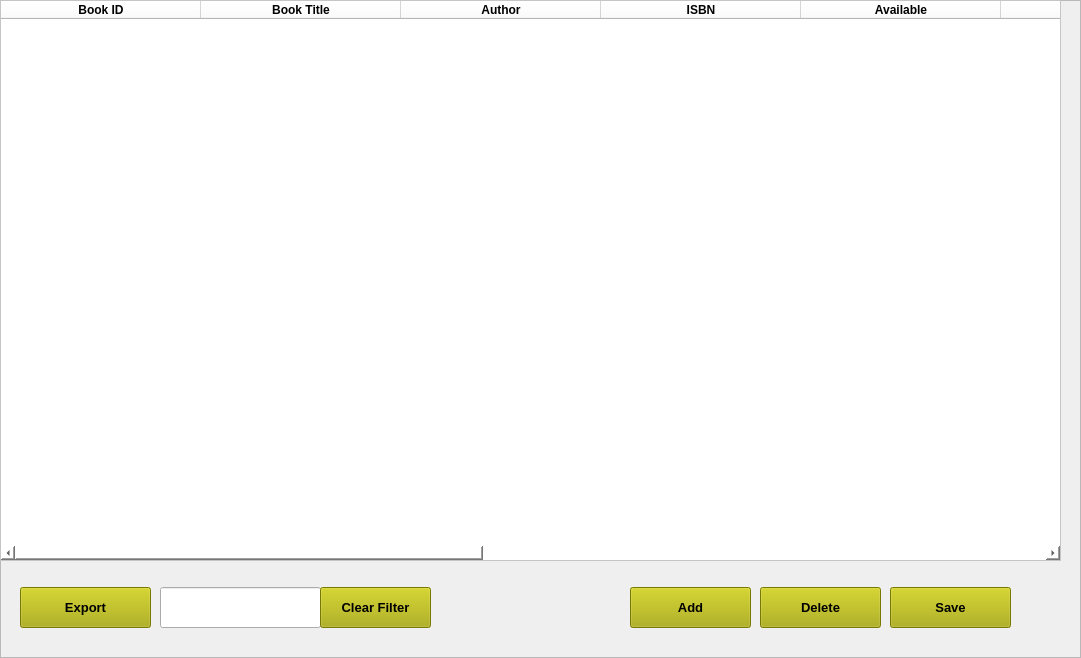
    <widget class="QFrame" name="manage_books_frame">
     <property name="geometry">
      <rect>
       <x>10</x>
       <y>10</y>
       <width>1081</width>
       <height>658</height>
      </rect>
     </property>
     <property name="frameShape">
      <enum>QFrame::StyledPanel</enum>
     </property>
     <property name="frameShadow">
      <enum>QFrame::Raised</enum>
     </property>
     <widget class="QTableWidget" name="manage_books_table">
      <property name="geometry">
       <rect>
        <x>0</x>
        <y>0</y>
        <width>1061</width>
        <height>561</height>
       </rect>
      </property>
      <property name="styleSheet">
       <string notr="true">background-color:white;</string>
      </property>
      <property name="selectionMode">
       <enum>QAbstractItemView::SingleSelection</enum>
      </property>
      <property name="selectionBehavior">
       <enum>QAbstractItemView::SelectRows</enum>
      </property>
      <property name="sortingEnabled">
       <bool>true</bool>
      </property>
      <property name="rowCount">
       <number>0</number>
      </property>
      <attribute name="horizontalHeaderDefaultSectionSize">
       <number>200</number>
      </attribute>
      <attribute name="horizontalHeaderMinimumSectionSize">
       <number>50</number>
      </attribute>
      <attribute name="verticalHeaderShowSortIndicator" stdset="0">
       <bool>false</bool>
      </attribute>
      <column>
       <property name="text">
        <string>Book ID</string>
       </property>
       <property name="font">
        <font>
         <weight>75</weight>
         <bold>true</bold>
        </font>
       </property>
      </column>
      <column>
       <property name="text">
        <string>Book Title</string>
       </property>
       <property name="font">
        <font>
         <weight>75</weight>
         <bold>true</bold>
        </font>
       </property>
      </column>
      <column>
       <property name="text">
        <string>Author</string>
       </property>
       <property name="font">
        <font>
         <weight>75</weight>
         <bold>true</bold>
        </font>
       </property>
      </column>
      <column>
       <property name="text">
        <string>ISBN</string>
       </property>
       <property name="font">
        <font>
         <weight>75</weight>
         <bold>true</bold>
        </font>
       </property>
      </column>
      <column>
       <property name="text">
        <string>Available</string>
       </property>
       <property name="font">
        <font>
         <weight>75</weight>
         <bold>true</bold>
        </font>
       </property>
      </column>
      <column>
       <property name="text">
        <string>Quantity</string>
       </property>
       <property name="font">
        <font>
         <weight>75</weight>
         <bold>true</bold>
        </font>
       </property>
      </column>
      <column>
       <property name="text">
        <string>Publisher</string>
       </property>
       <property name="font">
        <font>
         <weight>75</weight>
         <bold>true</bold>
        </font>
       </property>
      </column>
      <column>
       <property name="text">
        <string>Price</string>
       </property>
       <property name="font">
        <font>
         <weight>75</weight>
         <bold>true</bold>
        </font>
       </property>
      </column>
      <column>
       <property name="text">
        <string>Publication Date</string>
       </property>
       <property name="font">
        <font>
         <weight>75</weight>
         <bold>true</bold>
        </font>
       </property>
      </column>
      <column>
       <property name="text">
        <string>Tags</string>
       </property>
       <property name="font">
        <font>
         <weight>75</weight>
         <bold>true</bold>
        </font>
       </property>
      </column>
      <column>
       <property name="text">
        <string>Description</string>
       </property>
       <property name="font">
        <font>
         <weight>75</weight>
         <bold>true</bold>
        </font>
       </property>
      </column>
     </widget>
     <widget class="QLineEdit" name="book_filter">
      <property name="geometry">
       <rect>
        <x>160</x>
        <y>587</y>
        <width>161</width>
        <height>41</height>
       </rect>
      </property>
      <property name="toolTip">
       <string>Enter the  Book name or ISBN No or Author name or Publisher</string>
      </property>
      <property name="styleSheet">
       <string notr="true">background-color:none;</string>
      </property>
     </widget>
     <widget class="QPushButton" name="export_manage_books_btn">
      <property name="geometry">
       <rect>
        <x>20</x>
        <y>587</y>
        <width>131</width>
        <height>41</height>
       </rect>
      </property>
      <property name="styleSheet">
       <string notr="true">font-weight:900;
font-size:13px;
background-color:rgb(170, 170, 0);
width:100%;
height:40px;</string>
      </property>
      <property name="text">
       <string>Export</string>
      </property>
     </widget>
     <widget class="QPushButton" name="clear_filter">
      <property name="geometry">
       <rect>
        <x>320</x>
        <y>587</y>
        <width>111</width>
        <height>41</height>
       </rect>
      </property>
      <property name="styleSheet">
       <string notr="true">font-weight:900;
font-size:13px;
background-color:rgb(170, 170, 0);
width:100%;
height:40px;</string>
      </property>
      <property name="text">
       <string>Clear Filter</string>
      </property>
     </widget>
     <widget class="QPushButton" name="delete_book_btn">
      <property name="geometry">
       <rect>
        <x>760</x>
        <y>587</y>
        <width>121</width>
        <height>41</height>
       </rect>
      </property>
      <property name="styleSheet">
       <string notr="true">font-weight:900;
font-size:13px;
background-color:rgb(170, 170, 0);
width:100%;
height:40px;</string>
      </property>
      <property name="text">
       <string>Delete</string>
      </property>
     </widget>
     <widget class="QPushButton" name="add_book_pop_up_btn">
      <property name="geometry">
       <rect>
        <x>630</x>
        <y>587</y>
        <width>121</width>
        <height>41</height>
       </rect>
      </property>
      <property name="styleSheet">
       <string notr="true">font-weight:900;
font-size:13px;
background-color:rgb(170, 170, 0);
width:100%;
height:40px;</string>
      </property>
      <property name="text">
       <string>Add</string>
      </property>
     </widget>
     <widget class="QPushButton" name="manage_books_save_btn">
      <property name="geometry">
       <rect>
        <x>890</x>
        <y>587</y>
        <width>121</width>
        <height>41</height>
       </rect>
      </property>
      <property name="styleSheet">
       <string notr="true">font-weight:900;
font-size:13px;
background-color:rgb(170, 170, 0);
width:100%;
height:40px;</string>
      </property>
      <property name="text">
       <string>Save</string>
      </property>
     </widget>
    </widget>
